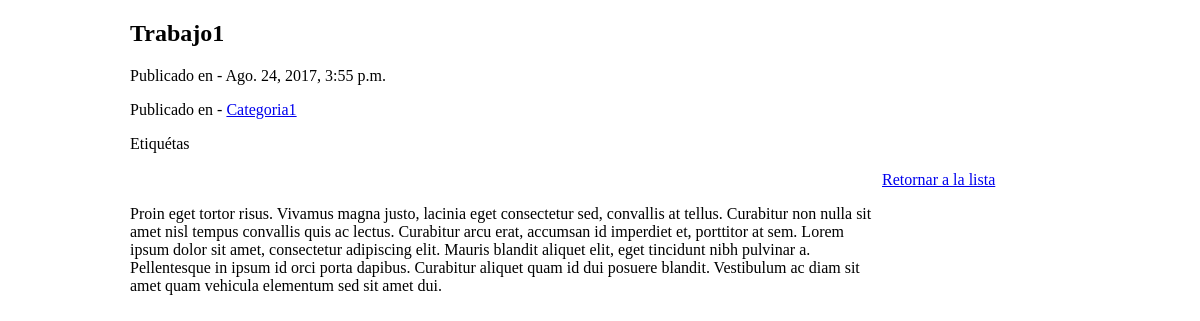
Screenshot of /es/portfolio/trabajo1/ with the database file from the repository.
### portfolio/models.py (models this page shows, shortened)
class Work(models.Model):
    title = models.CharField(_('Title'), max_length=200)
    slug = models.SlugField()
    pub_date = models.DateTimeField(_('Published on'), auto_now_add=True)
    description = HTMLField(_('Work Description'))
    category = models.ForeignKey(CategoryWork, verbose_name=_('Category'))
    tags = TaggableManager()
    client = models.CharField(_('Client'), max_length=255, null=True, blank=True)
    location = models.CharField(_('Location'), max_length=255, null=True, blank=True)
    head_picture = FilerImageField(verbose_name=_("Head"))
    folder = FilerFolderField(verbose_name=_('Gallery Folder'), null=True, blank=True)
    class Meta:
        verbose_name = _('Work')
        verbose_name_plural = _('Works')
    def get_next_work(self):
        try:
            next_work = Work.objects.get(pk=self.pk + 1)
            return reverse('work_detail', args=[next_work.slug])
        except:
            return None
    def get_previous_work(self):
        try:
            previous_work = Work.objects.get(pk=self.pk - 1)
            return reverse('work_detail', args=[previous_work.slug])
        except:
            return None

class CategoryWork(models.Model):
    title = models.CharField(_('Title'), max_length=255)
    slug = models.SlugField()
    class Meta:
        verbose_name = _('Category')
        verbose_name_plural = _('Categories')
    def __str__(self):
        return self.title

### portfolio/views.py (the view)
# urls.py: url(r'^(?P<slug>[-\w]+)/$', PortfolioWorkDetailView.as_view(), name='work_detail'),
class PortfolioWorkDetailView(DetailView):
    model = Work
    template_name = 'portfolio/portfolio_work_detail.html'

### portfolio/templates/portfolio/portfolio_work_detail.html (shortened to what this page needs)
{% extends 'base.html' %}
{% load thumbnail %}
{% load i18n %}
{% block content %}
    <h2>
        {{ work.title }}
    </h2>
    <div class="meta">
        <p>{% trans 'Published on' %} - {{ work.pub_date }}</p>
        <p>{% trans 'Published In' %} - <a href="{% url 'work_category' work.category.slug %}">{{ work.category }}</a>
        </p>
        <div class="bs-example" data-example-id="label-variants">
            {% trans 'Tags : ' %}
            {% for tag in work.tags.all %}
                <span class="label label-primary"><a style="color:#FFF;"
                                                     href="{% url 'work_tag' tag.slug %}">{{ tag }}</a></span>
            {% endfor %}
        </div>
    </div>
    <br/>
    <div class="content">
        <p>{{ work.description|safe }}</p>
    </div>
    <a href="{% url 'portfolio_list' %}">{% trans 'Return to list' %}</a>
{% endblock %}

### example_portfolio/templates/base.html (shortened to what this page needs)
{% load cms_tags menu_tags sekizai_tags %}
<!doctype html>
<html>
    <head>
    </head>
    <body>
        <div class="container">
            {% block content %}{% endblock content %}
        </div>
    </body>
</html>

### example_portfolio/templates/base.html (style rules this page uses)
.container { width: 940px; margin: 0 auto }
.content { float: left; width: 80%; }

### rows the page displays
Work: title "Trabajo1", pub_date "Ago. 24, 2017, 3:55 p.m.", category "Categoria1", description "Proin eget tortor risus. Vivamus magna justo, lacinia eget consectetur sed, convallis at tellus. Curabitur non nulla sit amet nisl tempus convallis quis ac lectus. Curabitur arcu erat, accumsan id imperdiet et, porttitor at sem. Lorem ipsum dolor sit amet, consectetur adipiscing elit. Mauris blandit aliquet elit, eget tincidunt nibh pulvinar a. Pellentesque in ipsum id orci porta dapibus. Curabitur aliquet quam id dui posuere blandit. Vestibulum ac diam sit amet quam vehicula elementum sed sit amet dui."
